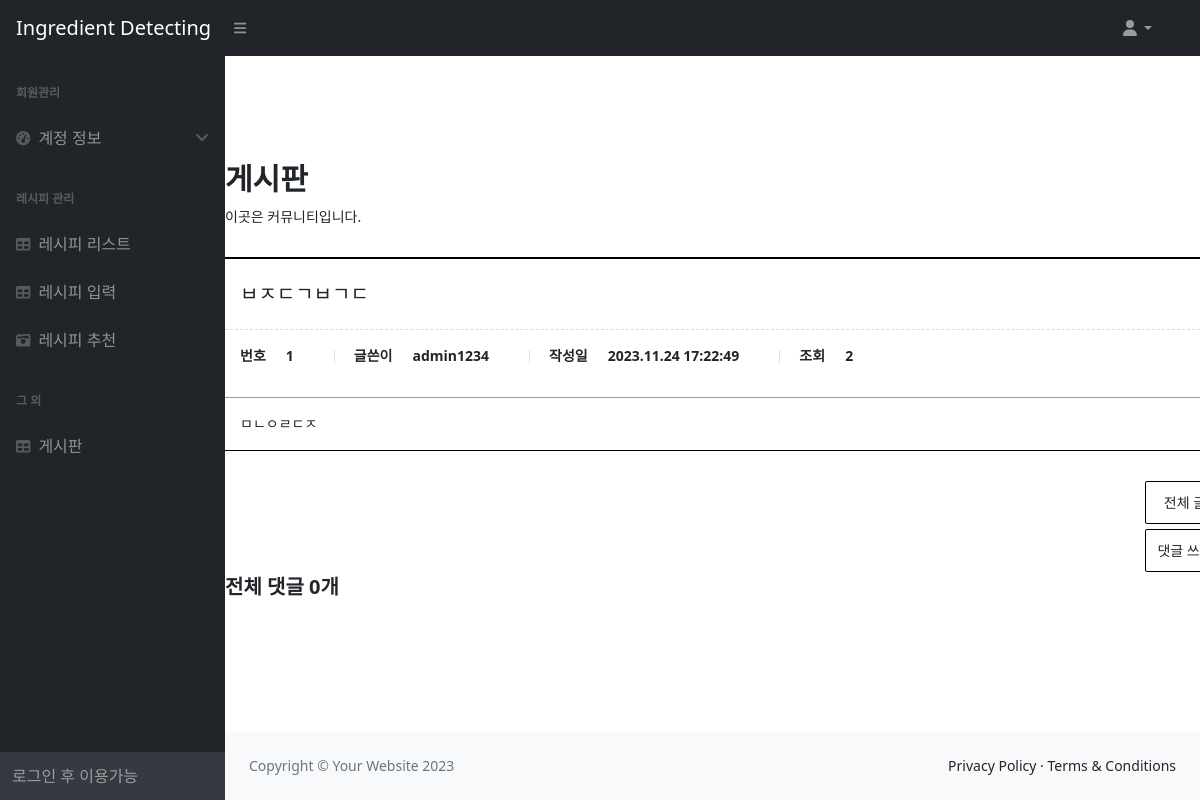
The page /services/post/1/ on the database its author committed.
### services/models.py (models this page shows, shortened)
class Post(models.Model):
    title = models.CharField(max_length=200)
    content = models.TextField()
    author = models.ForeignKey(User, on_delete=models.CASCADE)
    created_at = models.DateTimeField(auto_now_add=True)
    views = models.PositiveIntegerField(default=0)
    def increase_views(self):
        self.views += 1
        self.save()

### services/views.py (the view)
# urls.py: path('post/<int:pk>/', views.post_detail, name='post_detail'),
def post_detail(request, pk):
    post = get_object_or_404(Post, pk=pk)
    post.content = mark_safe(post.content) # content를 안전한 HTML로 표시
    post.increase_views()  # 조회수 증가 메서드 호출
    return render(request, 'services/post_detail.html', {'post': post})

### services/templates/services/post_detail.html (shortened to what this page needs)
{% extends 'base.html' %}
{% load static %}
{% block content %}
    <link href="{% static 'css/post_detail_style.css' %}" rel="stylesheet"/>
    <div class="board_wrap">
        <div class="board_title">
            <strong>게시판</strong>
            <p>이곳은 커뮤니티입니다.</p>
        </div>
        <div class="board_view_wrap">
            <div class="board_view">
                <div class="title">
                    {{ post.title }}
                </div>
                <div class="info">
                    <dl>
                        <dt>번호</dt>
                        <dt>{{ post.id }}</dt>
                    </dl>
                    <dl>
                        <dt>글쓴이</dt>
                        <dt>{{ post.author.username }}</dt>
                    </dl>
                    <dl>
                        <dt>작성일</dt>
                        <dt>{{ post.created_at|date:"Y.m.d H:i:s" }}</dt>
                    </dl>
                    <dl>
                        <dt>조회</dt>
                        <dt>{{ post.views }}</dt>
                    </dl>
                </div>
                <div class="cont">
                    {{ post.content | safe }}
                </div>
            </div>
            <div class="bt_wrap1">
                <a href="{% url 'post_list' %}">전체 글</a>
            </div>
            {% if not user.is_authenticated %}
                <div class="bt_wrap2">
                    <a href="#" id="comment-new">댓글 쓰기</a>
                </div>
            {% else %}
                <div class="bt_wrap2">
                    <a href="{% url 'comment_new' post.pk %}">댓글 쓰기</a>
                </div>
            {% endif %}
            <div class="comments-count">
                {% with total_comments=post.comment_set.all|length %}
                    <strong>전체 댓글 {{ total_comments }}개</strong>
                {% endwith %}
            </div>
        </div>
    </div>
{% endblock %}

### static/css/post_detail_style.css (style rules this page uses)
* { margin: 0; padding: 0; }
a { text-decoration: none; color: inherit; }
.board_wrap { width: 1000px; margin: 100px auto; }
.board_title { margin-bottom: 30px; }
.board_title strong { font-size: 30px; }
.board_title p { margin-top: 5px; font-size: 14px; }
.bt_wrap1 { margin-top: 30px; text-align: right; font-size: 0px; }
.bt_wrap1 a { display: inline-block; min-width: 80px; margin-left: 10px; padding: 10px; border: 1px solid #000; border-radius: 2px; font-size: 14px; text-align: center; transition: background-color 0.3s ease, color 0.3s ease; }
.bt_wrap1 a:first-child { margin-left: 0; }
.bt_wrap2 { margin-top: 5px; text-align: right; font-size: 0px; }
.bt_wrap2 a { display: inline-block; min-width: 80px; margin-left: 10px; padding: 10px; border: 1px solid #000; border-radius: 2px; font-size: 14px; text-align: center; transition: background-color 0.3s ease, color 0.3s ease; }
.bt_wrap2 a:first-child { margin-left: 0; }
.board_view { width: 100%; border-top: 2px solid #000; }
.board_view .title { padding: 20px 15px; border-bottom: 1px dashed #ddd; font-size: 20px; }
.board_view .info { padding: 15px; border-bottom: 1px solid #999; font-size: 0; }
.board_view .info dl { position: relative; display: inline-block; padding: 0 20px; }
.board_view .info dl:first-child { padding-left: 0; }
.board_view .info dl::before { content: ""; position: absolute; top: 5px; left: 0; display: block; width: 1px; height: 13px; background: #ddd; }
.board_view .info dl:first-child::before { display: none; }
.board_view .info dl dt, .board_view .info dl dd { display: inline-block; font-size: 14px; margin-right: 20px; }
.board_view .cont { padding: 15px; border-bottom: 1px solid #000; line-height: 160%; font-size: 14px; }
.comments-count strong { font-size: 20px; }

### rows shown on the page
Post: title "ㅂㅈㄷㄱㅂㄱㄷ", id "1", author.username "admin1234", created_at "2023.11.24 17:22:49", views "2", content "ㅁㄴㅇㄹㄷㅈ"

### other values the page prints
{{ total_comments }} "0"
